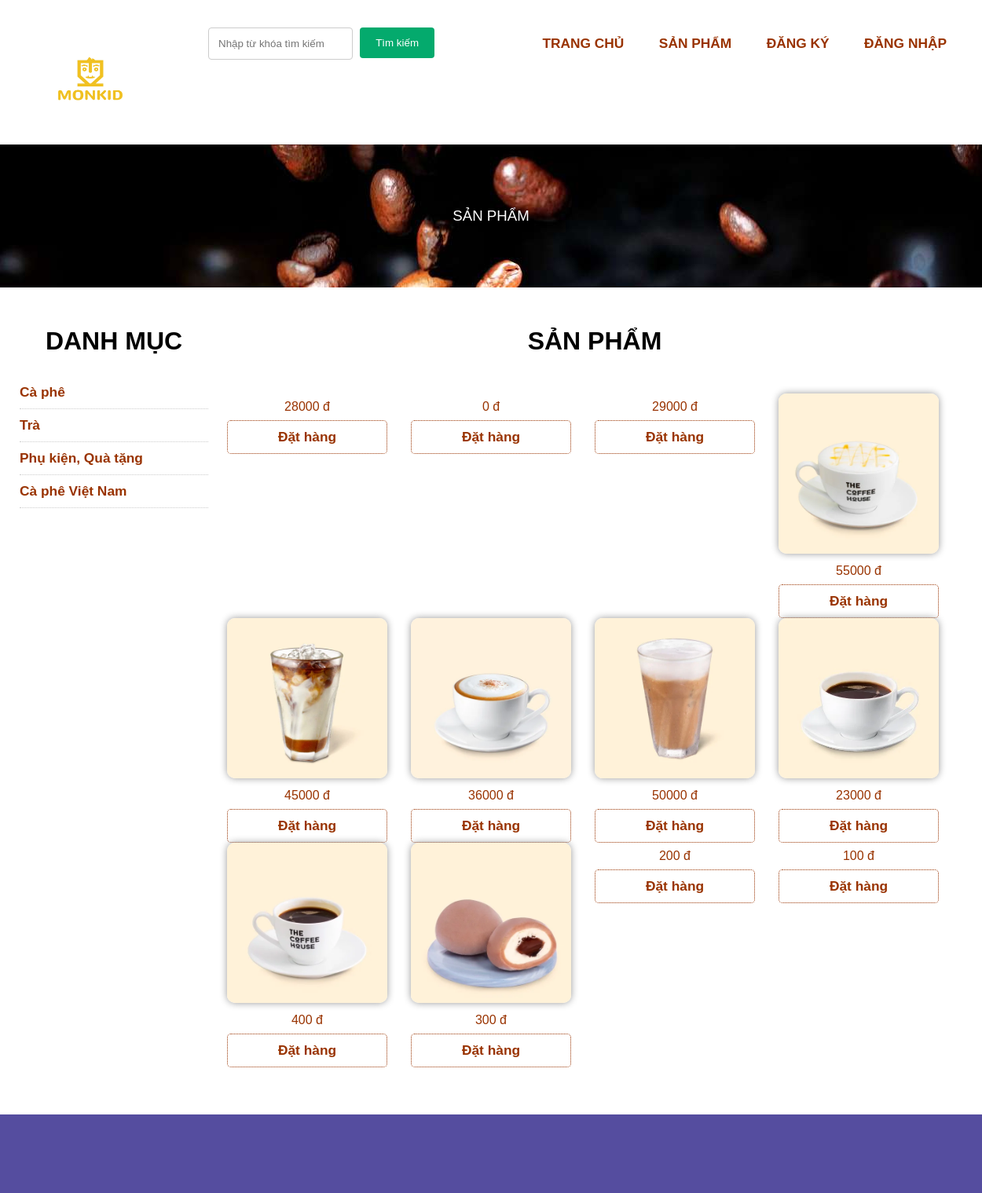
Page /index.php?pg=sanpham on the committed database.
### tables this page shows
CREATE TABLE `danhmuc` (
  `id` int(4) NOT NULL,
  `name` varchar(50) NOT NULL,
  `home` tinyint(1) NOT NULL DEFAULT 0,
  `stt` tinyint(1) NOT NULL DEFAULT 0
);

CREATE TABLE `sanpham` (
  `id` int(4) NOT NULL,
  `name` varchar(100) NOT NULL,
  `img` varchar(200) NOT NULL,
  `price` int(6) NOT NULL,
  `view` int(9) NOT NULL DEFAULT 0,
  `hide` tinyint(1) NOT NULL DEFAULT 0,
  `dacbiet` tinyint(1) NOT NULL DEFAULT 0,
  `bestseller` tinyint(1) NOT NULL DEFAULT 0,
  `iddm` int(4) NOT NULL
);

### dao/pdo.php (called while the page is built, shortened)
<?php
function pdo_get_connection(){
    $dburl = "mysql:host=localhost;dbname=duan1;charset=utf8";
    $username = 'root';
    $password = '';
    $conn = new PDO($dburl, $username, $password);
    $conn->setAttribute(PDO::ATTR_ERRMODE, PDO::ERRMODE_EXCEPTION);
    return $conn;
}
function pdo_query($sql){
    $sql_args = array_slice(func_get_args(), 1);
    try{
        $conn = pdo_get_connection();
        $stmt = $conn->prepare($sql);
        $stmt->execute($sql_args);
        $rows = $stmt->fetchAll();
        return $rows;
    }
    catch(PDOException $e){
        throw $e;
    }
    finally{
        unset($conn);
    }
}

### dao/sanpham.php (the view, shortened to what this page needs)
<?php
require_once 'pdo.php';
function get_dssp_new($limi){
    $sql = "SELECT * FROM sanpham ORDER BY id DESC limit ".$limi;
    return pdo_query($sql);
}
function get_dssp_view($limi){
    $sql = "SELECT * FROM sanpham ORDER BY view DESC limit ".$limi;
    return pdo_query($sql);
}
function get_dssp($kyw,$iddm,$limi){
    $sql = "SELECT * FROM sanpham WHERE 1";
    $sql .= " ORDER BY id DESC limit ".$limi;
    return pdo_query($sql);
}
function showsp($dssp){
    $html_dssp='';
    foreach ($dssp as $sp) {
        extract($sp);
        if($bestseller==1){
            $best='<div class="best"></div>';
        }else{
            $best='';
        }
        $html_dssp.='<div class="box25 mr15">
                            '.$best.'
                            <a href="index.php?pg=sanphamchitiet&id='.$id.'">
                                <img src="uploads/'.$img.'" alt="">
                            </a>
                            <span class="price">'.$price.' đ</span>
                            <form action="index.php?pg=addcart" method="post">
                                <input type="hidden" name="idpro" value="'.$id.'">
                                <input type="hidden" name="name" value="'.$name.'">
                                <input type="hidden" name="img" value="'.$img.'">
                                <input type="hidden" name="price" value="'.$price.'">
                                <input type="hidden" name="soluong" value="1">
                                <button type="submit" name="addcart">Đặt hàng</button>
                            </form>
                        </div>';
    }
    return $html_dssp;
}

### view/header.php (shortened to what this page needs)
<?php
    if(isset($_SESSION['s_user'])&&(count($_SESSION['s_user'])>0)){
        extract($_SESSION['s_user']);
        $html_account='<a href="index.php?pg=myaccount">'.$email.'</a>
        <a href="index.php?pg=logout">Thoát</a>';
    }else{
        $html_account='<a href="index.php?pg=dangky">ĐĂNG KÝ</a>
        <a href="index.php?pg=dangnhap">ĐĂNG NHẬP</a>';
    }
?>
<!DOCTYPE html>
<html lang="en">
<head>
    <link rel="stylesheet" href="layout/css/style.css">
</head>
<body>
    <div class="containerfull padd20">
        <div class="container">
            <div class="logo vu col2"><img style=" height: 130px !important;
  width: 180px !important;" src="layout/images/lo.webp" height="100px" alt=""></div>
            <div class="menu col8">
                <div class="col3">
                    <form action="index.php?pg=sanpham" method="post">
                        <input type="text" class="kyw" name="kyw" id="" placeholder="Nhập từ khóa tìm kiếm">
                        <input type="submit" name="timkiem" value="Tìm kiếm">
                    </form>
                </div>
                <div class="col9">
                    <a href="index.php">TRANG CHỦ</a>
                    <a href="index.php?pg=sanpham">SẢN PHẨM</a>
                    <?=$html_account;?>
                </div>
            </div>
        </div>
    </div>

### dao/danhmuc.php (shortened to what this page needs)
<?php
require_once 'pdo.php';
function danhmuc_all(){
    $sql = "SELECT * FROM danhmuc ORDER BY stt DESC";
    return pdo_query($sql);
}
function showdm($dsdm){
    $html_dm='';
    foreach ($dsdm as $dm) {
        extract($dm);
        $link='index.php?pg=sanpham&iddm='.$id;
        $html_dm.='<a href="'.$link.'">'.$name.'</a>';
    }
    return $html_dm;
}

### index.php (shortened to what this page needs)
<?php
    include "dao/pdo.php";
    include "dao/danhmuc.php";
    include "dao/sanpham.php";
    include "view/header.php";
    $dssp_new=get_dssp_new(4);
    $dssp_view=get_dssp_view(4);
    if(!isset($_GET['pg'])){
        include "view/home.php";
    }else{
        switch ($_GET['pg']) {
            case 'sanpham':
                $dsdm=danhmuc_all();
                $kyw="";
                $titlepage="";
                if(!isset($_GET['iddm'])){
                    $iddm=0;
                }else{
                    $iddm=$_GET['iddm'];
                    $titlepage=get_name_dm($iddm);
                }
                $dssp=get_dssp($kyw,$iddm,12);
                include "view/sanpham.php";
                break;
        }
    }
    include "view/footer.php";
?>

### view/sanpham.php
<?php
    $html_dm=showdm($dsdm);
    $html_dssp=showsp($dssp);
    if($titlepage!="") $title=$titlepage;
    else $title="SẢN PHẨM";
?>
<div class="containerfull">
        <div class="bgbanner"><?=$title?></div>
    </div>
    <section class="containerfull">
        <div class="container">
            <div class="boxleft mr2pt menutrai">
                <h1>DANH MỤC</h1><br><br>
                <?=$html_dm;?>
            </div>
            <div class="boxright">
                <h1><?=$title?></h1><br>
                <div class="containerfull mr30">
                    <?=$html_dssp;?>
                </div>
            </div>
        </div>
    </section>

### view/footer.php
<footer style="background-color: #554d9f;"  class="containerfull padd50">
</footer>
</body>
</html>

### layout/css/style.css (style rules this page uses)
body { margin: 0; font-family: Arial, Helvetica, sans-serif; }
.containerfull, .row { float: left; width: 100%; }
.containerfull img, .boxleft img, .boxright img, .boxnews { width: 100%; }
.container { width: 1200px; margin: 0 auto; }
.padd20 { padding: 15px 0px; }
.padd50 { padding: 50px 0px; }
.box25 { float: left; width: 25%; width: calc(25% - 30px); position: relative; }
.box50 img, .box25 img { width: 100%; border-radius: 10px; box-shadow: 0px 0px 10px #999999; }
section, .mr30 { margin: 30px 0px; }
.mr15 { margin-right: 30px; }
.mr2pt { margin-right: 2%; }
footer { float: left; width: 100%; text-align: center; color: #000000; }
.boxleft { float: left; width: 45%; }
.boxright { float: left; width: 48%; }
button { color: #993300; font-size: 13pt; font-weight: bold; width: 100%; border: 1px #993300 dotted; border-radius: 5px; padding: 10px 0px; background-color: #ffffff; }
h1 { text-align: center; font-size: 24pt; margin: 0px; }
.price { text-align: center; color: #993300; font-size: 12pt; float: left; width: 100%; padding: 8px 0px; }
a { color: #993300; font-size: 13pt; font-weight: bold; text-decoration: none; }
.boxleft { float: left; width: 20%; }
.boxright { float: left; width: 78%; }
.menutrai a { display: block; width: 100%; color: #993300; font-size: 13pt; font-weight: bold; text-decoration: none; margin-bottom: 10px; padding-bottom: 10px; border-bottom: 1px #ccc dotted; }
.bgbanner { float: left; width: 100%; padding: 80px 0px; text-align: center; background-image: url("../images/bgpage.jpg"); font-size: 14pt; color: #ffffff; }
.col2 { width: 20%; float: left; }
.col8 { float: left; width: 80%; text-align: right; }
.col9 { float: left; width: 70%; }
.col3 { float: left; width: 30%; }
.menu { height: 40px; line-height: 40px; }
.menu a { margin: 0 20px; }
.logo img { height: 200px !important; width: 180px !important; }
input[type="text"], input[type="password"], select, textarea { width: 100%; padding: 12px; border: 1px solid #ccc; border-radius: 4px; resize: vertical; }
input[type="submit"] { background-color: #04aa6d; color: white; padding: 12px 20px; border: none; border-radius: 4px; cursor: pointer; float: right; }
.kyw { width: 55% !important; float: left; }
.container { border-radius: 5px; padding: 20px; }

### rows in the picture
danhmuc: name "Cà phê"
danhmuc: name "Trà"
danhmuc: name "Phụ kiện, Quà tặng"
danhmuc: name "Cà phê Việt Nam"
sanpham: price "28000"
sanpham: price "0"
sanpham: price "29000"
sanpham: img (picture), price "55000"
sanpham: img (picture), price "45000"
sanpham: img (picture), price "36000"
sanpham: img (picture), price "50000"
sanpham: img (picture), price "23000"
sanpham: img (picture), price "400"
sanpham: img (picture), price "300"
sanpham: price "200"
sanpham: price "100"

### other values in the picture
$title "SẢN PHẨM"
